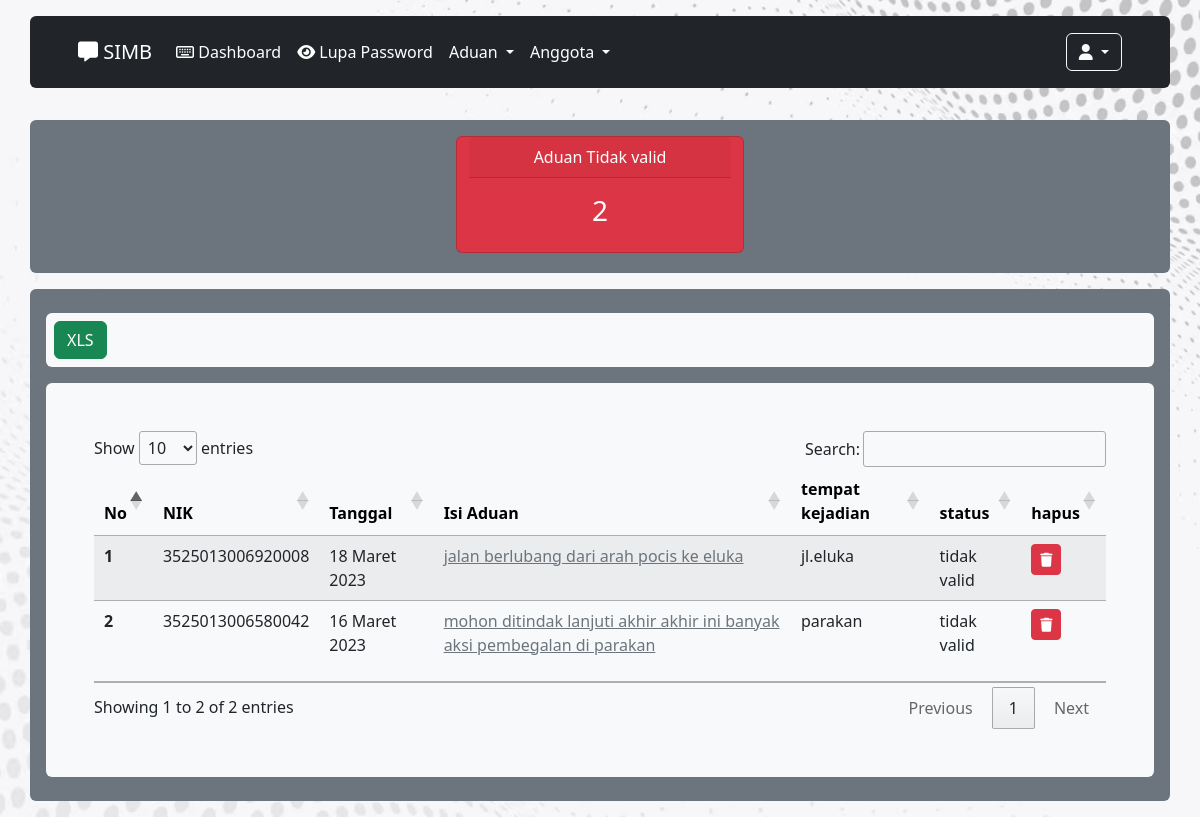
Screenshot of /tampil_aduan_tidak_valid.php (signed in) with the database file from the repository.
### tables this page shows
CREATE TABLE `pengaduan` (
  `id_pengaduan` int(11) NOT NULL,
  `tgl_pengaduan` date NOT NULL,
  `nik` varchar(16) NOT NULL,
  `tempat_kejadian` text NOT NULL,
  `isi_laporan` text NOT NULL,
  `foto` varchar(255) NOT NULL,
  `status` enum('diverifikasi','diproses','selesai','tidak valid') NOT NULL
);

### function_tanggal.php (called while the page is built)
<?php function tgl($tgl_id){
    $tgl_id = explode('-', $tgl_id);
    $bu = $tgl_id['1'];
    if ($bu == 1){
        $bu_id = 'Januari';
    } else if($bu == 2){
        $bu_id = 'Februari';
    } else if($bu == 3){
        $bu_id = 'Maret';
    } else if($bu == 4){
        $bu_id = 'April';
    } else if($bu == 5){
        $bu_id = 'Mei';
    } else if($bu == 6){
        $bu_id = 'Juni';
    } else if($bu == 7){
        $bu_id = 'Juli';
    } else if($bu == 8){
        $bu_id = 'Agustus';
    } else if($bu == 9){
        $bu_id = 'September';
    } else if($bu == 10){
        $bu_id = 'Oktober';
    } else if($bu == 11){
        $bu_id = 'November';
    } else{
        $bu_id = 'Desember';
    }
    $tanggal_utuh_yang_sangat_benar = $tgl_id['2']." ".$bu_id." ".$tgl_id['0'];
    return $tanggal_utuh_yang_sangat_benar;
}
?>

### tampil_aduan_tidak_valid.php (the view, shortened to what this page needs)
<?php
        if(!empty($_SESSION['nik_login']))
        {
        include "header2.php";
        include "koneksi.php";
        include "function_tanggal.php";
            $nik_login = $_SESSION['nik_login'];
            $level = $_SESSION['level'];
            if($level == 'masyarakat')
            {
                $sql_peng_all = "SELECT * FROM pengaduan WHERE nik = '$nik_login' ";
                $eks_peng_all = mysqli_query($koneksi, $sql_peng_all);
                $jml_peng_all = mysqli_num_rows($eks_peng_all);
                $sql_peng_vrf = "SELECT * FROM pengaduan WHERE nik = '$nik_login' and status = 'diverifikasi'";
                $eks_peng_vrf = mysqli_query($koneksi, $sql_peng_vrf);
                $jml_peng_vrf = mysqli_num_rows($eks_peng_vrf);
                $sql_peng_pros = "SELECT * FROM pengaduan WHERE nik = '$nik_login' and status = 'diproses' ";
                $eks_peng_pros = mysqli_query($koneksi, $sql_peng_pros);
                $jml_peng_pros = mysqli_num_rows($eks_peng_pros);
                $sql_peng_selesai = "SELECT * FROM pengaduan WHERE nik = '$nik_login' and status = 'selesai'";
                $eks_peng_selesai = mysqli_query($koneksi, $sql_peng_selesai);
                $jml_peng_selesai = mysqli_num_rows($eks_peng_selesai);
                $sql_peng_tdk_valid= "SELECT * FROM pengaduan WHERE nik = '$nik_login' and status = 'tidak valid' order by id_pengaduan DESC";
                $eks_peng_tdk_valid= mysqli_query($koneksi, $sql_peng_tdk_valid);
                $jml_peng_tdk_valid= mysqli_num_rows($eks_peng_tdk_valid);
            }
            else
            {
                $sql_peng_tdk_valid = "SELECT * FROM pengaduan WHERE status = 'tidak valid' order by id_pengaduan DESC";
                $eks_peng_tdk_valid= mysqli_query($koneksi, $sql_peng_tdk_valid);
                $jml_peng_tdk_valid= mysqli_num_rows($eks_peng_tdk_valid);
            }
?>
<div class="container-fluid">
    <?php
            include "navbar2.php";
        ?>
    <div class="container bg-secondary rounded px-3 pt-3 pb-1 my-3">
        <div class="row d-flex justify-content-around">
            <div class="card text-bg-danger mb-3 text-center" style="max-width: 18rem;">
                <div class="card-header">Aduan Tidak valid</div>
                <div class="card-body">
                    <h3 class="card-title"><?php echo $jml_peng_tdk_valid; ?></h3>
                </div>
            </div>
        </div>
    </div>
    <div class="container bg-secondary rounded px-3 py-4 my-3">
        <?php
         if($level == 'admin')
         {
        ?>
        <div class="mb-3 bg-light py-2 rounded px-2">
            <a href="report_tidak_valid.php" class="btn btn-success">XLS</a>
        </div>
        <?php
         }
        ?>
        <div class="rounded bg-light">
            <div class="py-5 px-5">
                <div class="table-responsive">
                    <table class="table table-striped" id="example">
                        <thead>
                            <tr class="table-light">
                                <th scope="col">No</th>
                                <?php
                                if($level != 'masyarakat')
                                {
                                ?>
                                <th scope="col">NIK</th>
                                <?php
                                }
                                ?>
                                <th scope="col">Tanggal</th>
                                <th scope="col">Isi Aduan</th>
                                <th scope="col">tempat kejadian</th>
                                <th scope="col">status</th>
                                <?php
                                if($level == 'admin')
                                {
                                ?>
                                <th scope="col">hapus</th>
                                <?php
                                }
                                ?>
                            </tr>
                        </thead>
                        <tbody>
                            <tr>
                                <?php
                                $no = 1;
                                while($data = mysqli_fetch_array($eks_peng_tdk_valid))
                                {
                                ?>
                                <th scope="row"><?php echo $no; ?></th>
                                <?php
                                if($level != 'masyarakat')
                                {
                                ?>
                                <td><?php echo $data['nik']; ?></td>
                                <?php
                                }
                                ?>
                                <td><?php echo tgl($data['tgl_pengaduan']); ?></td>
                                <td><a href="pengaduan_detail.php?id_pengaduan=<?php echo $data['id_pengaduan']; ?>"
                                        class="text-secondary"><?php echo $data['isi_laporan']; ?></td>
                                <td><?php echo $data['tempat_kejadian']; ?></td>
                                <td><?php echo $data['status']; ?></td>
                                <?php
                                if($level == 'admin')
                                {
                                ?>
                                <td><a class="btn btn-sm btn-danger"
                                        href="hapus_aduan.php?id_pengaduan=<?php echo $data['id_pengaduan']; ?>"><i
                                            class="fas fa-trash"></i>
                                    </a>
                                </td>
                                <?php
                                }
                                ?>
                            </tr>
                            <?php
                               $no++;
                                }
                            ?>
                        </tbody>
                    </table>
                </div>
            </div>
        </div>
    </div>
</div>
<?php
    include "footer2.php";
    }
    else
    {
        header("location:form_login.php");
    }
?>

### rows the page displays
pengaduan: nik "3525013006920008", tgl_pengaduan "18 Maret 2023", isi_laporan "jalan berlubang dari arah pocis ke eluka", tempat_kejadian "jl.eluka", status "tidak valid"
pengaduan: nik "3525013006580042", tgl_pengaduan "16 Maret 2023", isi_laporan "mohon ditindak lanjuti akhir akhir ini banyak aksi pembegalan di parakan", tempat_kejadian "parakan", status "tidak valid"

### other values shown
$jml_peng_tdk_valid "2"
